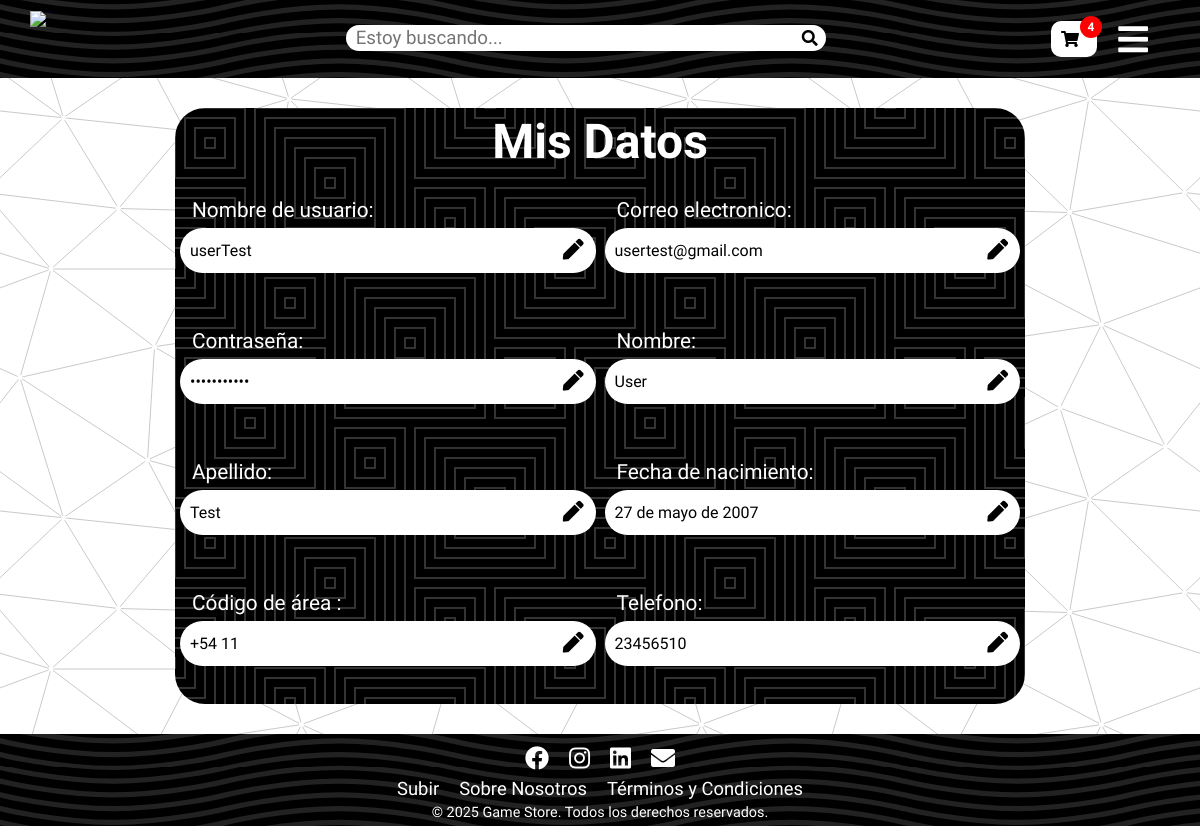
Screenshot of /usuario/mi-cuenta/ (signed in) with the database file from the repository.
### usuarios/models.py (models this page shows, shortened)
class CustomUser(AbstractUser):
    CODIGOS_AREA = [
        ("+54 11", "Buenos Aires (+54 11)"),
        ("+54 221", "La Plata (+54 211)"),
        ("+54 351", "Córdoba Capital (+54 351)"),
        ("+54 381", "Tucumán (+54 381)"),
        ("+54 387", "Salta (+54 387)"),
        ("+54 383", "Jujuy (+54 383)"),
        ("+54 371", "San Luis (+54 371)"),
        ("+54 261", "Mendoza (+54 261)"),
        ("+54 340", "Catamarca (+54 340)"),
        ("+54 385", "Santiago del Estero (+54 385)"),
        ("+54 343", "Entre Ríos (+54 343)"),
        ("+54 364", "San Juan (+54 364)"),
        ("+54 384", "La Rioja (+54 384)"),
        ("+54 375", "Formosa (+54 375)"),
        ("+54 372", "Chaco (+54 372)"),
        ("+54 294", "Santa Cruz (+54 294)"),
        ("+54 296", "Tierra del Fuego (+54 296)"),
        ("+54 329", "Neuquén (+54 329)"),
        ("+54 386", "Orán (+54 386)"),
        ("+54 342", "Santa Fe (+54 342)"),
    ]
    email = models.EmailField( _('email address'), unique=True, blank=False, max_length=254)
    telefono = models.CharField(max_length=20, blank=False)
    fecha_nacimiento = models.DateField(null=False)
    cod_area = models.CharField(max_length=7, choices=CODIGOS_AREA,  null=False, blank=False)

### usuarios/views.py (the view, shortened to what this page needs)
# urls.py: path("mi-cuenta/", views.miCuenta, name="cuenta"),
@login_required
def miCuenta(request):
    if request.method == "GET":
        return render(request, "miCuenta.html", {"form": FormEditarUsuario})
    return redirect('cuenta')

### carrito/context_processors.py (called while the page is built)
def cant_productos_en_carrito(request):
    if request.user.is_authenticated:
        carrito = Carrito.objects.filter(usuario=request.user).first()
        if carrito:
            return {
                'carrito_count': sum(linea.cantidad for linea in carrito.lineas.all())
            }
    return {'carrito_count': 0}

### usuarios/templates/miCuenta.html (shortened to what this page needs)
{% extends 'layout/base.html' %}
{% load static %}
{% block css %}
    <link rel="stylesheet" href="{% static 'estilos/usuarios.css' %}">
{% endblock %}
{% block contenido %}
    <div class="container-cuenta">
        <div class="mis-datos">
            <div class="datos-tlt">
                <h2>Mis Datos</h2>
            </div>
            <div class="datos-box">
                <div class="datos-campos">
                    <label for="username">
                        Nombre de usuario:
                        <input  class="datos-campos_input" id="username" type="text" value="{{user.username}}" readonly> <i class="fas fa-pen icon-edit"></i>
                    </label>
                </div>
                <div class="datos-campos">
                    <label for="email">
                        Correo electronico:
                        <input class="datos-campos_input" id="email" type="email" value="{{user.email}}" readonly> <i class="fas fa-pen icon-edit"></i>
                    </label>
                </div>
                <div class="datos-campos">
                    <label for="password">
                        Contraseña:
                        <input class="datos-campos_input" id="password" type="password" value="..........." readonly> <i class="fas fa-pen icon-edit"></i>
                    </label>
                </div>
                <div class="datos-campos">
                    <label for="first_name">
                        Nombre:
                        <input class="datos-campos_input" id="first_name" type="text" value="{{user.first_name}}" readonly > <i class="fas fa-pen icon-edit"></i>
                    </label>
                </div>
                <div class="datos-campos">
                    <label for="last_name">
                        Apellido:
                        <input class="datos-campos_input" id="last_name" type="text" value="{{user.last_name}}" readonly> <i class="fas fa-pen icon-edit"></i>
                    </label>
                </div>
                <div class="datos-campos">
                    <label for="fecha_nacimiento">
                        Fecha de nacimiento:
                        <input class="datos-campos_input" id="fecha_nacimiento" type="text" value="{{user.fecha_nacimiento}}" readonly> <i class="fas fa-pen icon-edit"></i>
                    </label>
                </div>
                <div class="datos-campos">
                    <label for="cod_area">
                        Código de área :
                        <input class="datos-campos_input" id="cod_area" type="text" value="{{user.cod_area}}" readonly> <i class="fas fa-pen icon-edit"></i>
                    </label>
                </div>
                <div class="datos-campos">
                    <label for="telefono">
                        Telefono:
                        <input class="datos-campos_input" id="telefono" type="text" value="{{user.telefono}}" readonly > <i class="fas fa-pen icon-edit"></i>
                    </label>
                </div>
            </div>
        </div>
    </div>
{% endblock %}

### static_global/estilos/global_styles.css (style rules this page uses)
:root { --fuente: "Ancizar Sans", sans-serif; }
* { padding: 0; margin: 0; box-sizing: border-box; text-decoration: none; list-style: none; }
html { scroll-behavior: smooth; }
body { display: grid; min-height: 100dvh; grid-template-rows: auto 1fr auto; }
body, input, button, textarea, select { font-family: var(--fuente); }

### usuarios/static/estilos/usuarios.css (style rules this page uses)
html { height: 100%; }
body { display: flex; flex-direction: column; height: 100%; }
.container-cuenta { display: grid; place-items: center; height: 100%; }
.mis-datos { display: flex; flex-direction: column; align-items: center; background-color: #000000; background-image: var(--color-3); color: #fff; padding: 5px; gap: 25px; border-radius: 30px; margin: 10px 0; min-height: 530px; justify-content: center; width: clamp(310px, 95%, 850px); }
.datos-tlt { font-size: 2rem; }
.datos-box { display: grid; grid-template-columns: repeat(2, 1fr); font-size: 1.5rem; gap: 20px; column-gap: 9px; }
.datos-campos { position: relative; }
.datos-campos label { font-size: clamp(0.98rem, 3vw, 1.3rem); padding: 0 12px; }
.datos-campos .datos-campos_input { width: 100%; height: 45px; font-size: 1rem; padding: 0 10px; padding-right: 33px; margin: 5px 0; border-radius: 30px; border: none; transition: 0.3s; }
.icon-edit, .datos-campos_input:hover { cursor: pointer; }
.icon-edit { position: absolute; right: 12px; top: 45px; bottom: 0; color: #000; }
@media (height <= 900px ) { .mis-datos { margin: 30px 0 ; } }

### rows the page displays
CustomUser: username "userTest", email "usertest@gmail.com", first_name "User", last_name "Test", fecha_nacimiento "27 de mayo de 2007", cod_area "+54 11", telefono "23456510"

### other values shown
{{ carrito_count }} "4"
